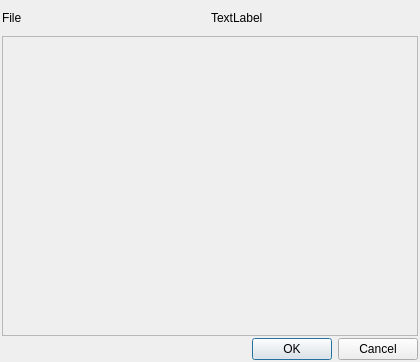
<?xml version="1.0" encoding="UTF-8"?>
<ui version="4.0">
 <class>DlgAddDocument</class>
 <widget class="QDialog" name="DlgAddDocument">
  <property name="geometry">
   <rect>
    <x>0</x>
    <y>0</y>
    <width>420</width>
    <height>362</height>
   </rect>
  </property>
  <property name="windowTitle">
   <string>Dialog</string>
  </property>
  <layout class="QHBoxLayout" name="horizontalLayout_2">
   <property name="spacing">
    <number>2</number>
   </property>
   <property name="leftMargin">
    <number>2</number>
   </property>
   <property name="topMargin">
    <number>2</number>
   </property>
   <property name="rightMargin">
    <number>2</number>
   </property>
   <property name="bottomMargin">
    <number>2</number>
   </property>
   <item>
    <layout class="QVBoxLayout" name="verticalLayout">
     <property name="spacing">
      <number>2</number>
     </property>
     <item>
      <layout class="QHBoxLayout" name="horizontalLayout">
       <item>
        <widget class="QLabel" name="label">
         <property name="text">
          <string>File</string>
         </property>
        </widget>
       </item>
       <item>
        <widget class="QLabel" name="lblFilename">
         <property name="text">
          <string>TextLabel</string>
         </property>
        </widget>
       </item>
      </layout>
     </item>
     <item>
      <widget class="QFrame" name="frame">
       <property name="minimumSize">
        <size>
         <width>400</width>
         <height>300</height>
        </size>
       </property>
       <property name="frameShape">
        <enum>QFrame::StyledPanel</enum>
       </property>
       <property name="frameShadow">
        <enum>QFrame::Raised</enum>
       </property>
      </widget>
     </item>
     <item>
      <widget class="QDialogButtonBox" name="buttonBox">
       <property name="orientation">
        <enum>Qt::Horizontal</enum>
       </property>
       <property name="standardButtons">
        <set>QDialogButtonBox::Cancel|QDialogButtonBox::Ok</set>
       </property>
      </widget>
     </item>
    </layout>
   </item>
  </layout>
 </widget>
 <resources/>
 <connections>
  <connection>
   <sender>buttonBox</sender>
   <signal>accepted()</signal>
   <receiver>DlgAddDocument</receiver>
   <slot>accept()</slot>
   <hints>
    <hint type="sourcelabel">
     <x>248</x>
     <y>254</y>
    </hint>
    <hint type="destinationlabel">
     <x>157</x>
     <y>274</y>
    </hint>
   </hints>
  </connection>
  <connection>
   <sender>buttonBox</sender>
   <signal>rejected()</signal>
   <receiver>DlgAddDocument</receiver>
   <slot>reject()</slot>
   <hints>
    <hint type="sourcelabel">
     <x>316</x>
     <y>260</y>
    </hint>
    <hint type="destinationlabel">
     <x>286</x>
     <y>274</y>
    </hint>
   </hints>
  </connection>
 </connections>
</ui>
